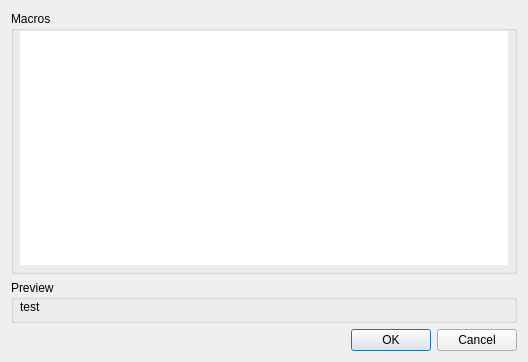
<?xml version="1.0" encoding="UTF-8"?>
<ui version="4.0">
 <class>MacroDialog</class>
 <widget class="QDialog" name="MacroDialog">
  <property name="geometry">
   <rect>
    <x>0</x>
    <y>0</y>
    <width>528</width>
    <height>362</height>
   </rect>
  </property>
  <property name="windowTitle">
   <string>Macros</string>
  </property>
  <layout class="QVBoxLayout" name="verticalLayout">
   <item>
    <widget class="QGroupBox" name="macroGroupBox">
     <property name="sizePolicy">
      <sizepolicy hsizetype="Preferred" vsizetype="Expanding">
       <horstretch>0</horstretch>
       <verstretch>0</verstretch>
      </sizepolicy>
     </property>
     <property name="title">
      <string>Macros</string>
     </property>
     <layout class="QVBoxLayout" name="verticalLayout_2">
      <property name="leftMargin">
       <number>6</number>
      </property>
      <property name="topMargin">
       <number>0</number>
      </property>
      <property name="rightMargin">
       <number>6</number>
      </property>
      <property name="bottomMargin">
       <number>6</number>
      </property>
      <item>
       <widget class="QListView" name="listView">
        <property name="frameShape">
         <enum>QFrame::NoFrame</enum>
        </property>
        <property name="frameShadow">
         <enum>QFrame::Plain</enum>
        </property>
        <property name="horizontalScrollBarPolicy">
         <enum>Qt::ScrollBarAlwaysOff</enum>
        </property>
        <property name="tabKeyNavigation">
         <bool>true</bool>
        </property>
        <property name="showDropIndicator" stdset="0">
         <bool>false</bool>
        </property>
        <property name="selectionBehavior">
         <enum>QAbstractItemView::SelectRows</enum>
        </property>
       </widget>
      </item>
     </layout>
    </widget>
   </item>
   <item>
    <widget class="QGroupBox" name="previewGroupBox">
     <property name="minimumSize">
      <size>
       <width>0</width>
       <height>42</height>
      </size>
     </property>
     <property name="title">
      <string>Preview</string>
     </property>
     <layout class="QVBoxLayout" name="verticalLayout_3">
      <property name="leftMargin">
       <number>6</number>
      </property>
      <property name="topMargin">
       <number>0</number>
      </property>
      <property name="rightMargin">
       <number>6</number>
      </property>
      <property name="bottomMargin">
       <number>6</number>
      </property>
      <item>
       <widget class="QLabel" name="previewLabel">
        <property name="text">
         <string>test</string>
        </property>
       </widget>
      </item>
     </layout>
    </widget>
   </item>
   <item>
    <widget class="QDialogButtonBox" name="buttonBox">
     <property name="orientation">
      <enum>Qt::Horizontal</enum>
     </property>
     <property name="standardButtons">
      <set>QDialogButtonBox::Cancel|QDialogButtonBox::Ok</set>
     </property>
    </widget>
   </item>
  </layout>
 </widget>
 <resources/>
 <connections>
  <connection>
   <sender>buttonBox</sender>
   <signal>accepted()</signal>
   <receiver>MacroDialog</receiver>
   <slot>accept()</slot>
   <hints>
    <hint type="sourcelabel">
     <x>248</x>
     <y>254</y>
    </hint>
    <hint type="destinationlabel">
     <x>157</x>
     <y>274</y>
    </hint>
   </hints>
  </connection>
  <connection>
   <sender>buttonBox</sender>
   <signal>rejected()</signal>
   <receiver>MacroDialog</receiver>
   <slot>reject()</slot>
   <hints>
    <hint type="sourcelabel">
     <x>316</x>
     <y>260</y>
    </hint>
    <hint type="destinationlabel">
     <x>286</x>
     <y>274</y>
    </hint>
   </hints>
  </connection>
 </connections>
</ui>
